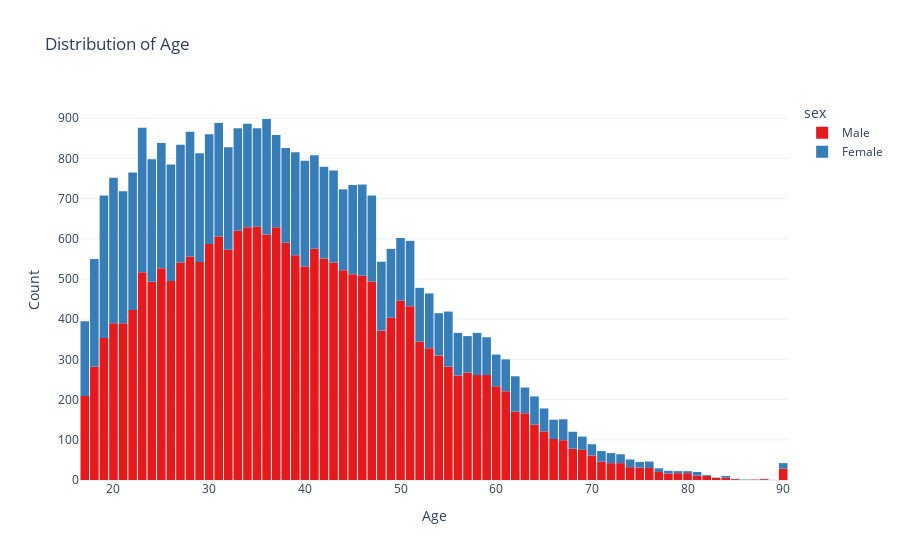

Notebook code for this chart:
### Markdown cell above
#### _Using plotly.express for better interactivity_

### Code cell
# Create the interactive histogram for 'age' distribution
fig3 = px.histogram(
    df_subset,  # Use the cleaned subset of the dataset
    x='age',
    title='Distribution of Age',
    labels={'age': 'Age'},
    color='sex',  # Color the bars based on the 'sex' column (can also use other categorical columns)
    color_discrete_sequence=px.colors.qualitative.Set1  # Choose a color sequence
)

# Update layout for better visualization
fig3.update_layout(
    xaxis_title="Age",
    yaxis_title="Count",
    template="plotly_white",
    bargap=0.1  # Adjust the gap between bars for better clarity
)

# Show the interactive plot
fig3.show()

### Figure 1 — Plotly figure (JSON) as saved in the notebook; plotly's stock layout.template omitted (floating-point values rounded to 4 significant figures; data arrays with more than 128 entries replaced by an {"elided": "..."} marker saying what was removed)
{"data": [{"alignmentgroup": "True", "bingroup": "x", "hovertemplate": "sex=Male<br>Age=%{x}<br>count=%{y}<extra></extra>", "legendgroup": "Male", "marker": {"color": "rgb(228,26,28)", "pattern": {"shape": ""}}, "name": "Male", "offsetgroup": "Male", "orientation": "v", "showlegend": true, "type": "histogram", "x": {"elided": "21775 int values"}, "xaxis": "x", "yaxis": "y"}, {"alignmentgroup": "True", "bingroup": "x", "hovertemplate": "sex=Female<br>Age=%{x}<br>count=%{y}<extra></extra>", "legendgroup": "Female", "marker": {"color": "rgb(55,126,184)", "pattern": {"shape": ""}}, "name": "Female", "offsetgroup": "Female", "orientation": "v", "showlegend": true, "type": "histogram", "x": {"elided": "10762 int values"}, "xaxis": "x", "yaxis": "y"}], "layout": {"bargap": 0.1, "barmode": "relative", "legend": {"title": {"text": "sex"}, "tracegroupgap": 0}, "title": {"text": "Distribution of Age"}, "xaxis": {"anchor": "y", "domain": [0, 1], "title": {"text": "Age"}}, "yaxis": {"anchor": "x", "domain": [0, 1], "title": {"text": "Count"}}}}
